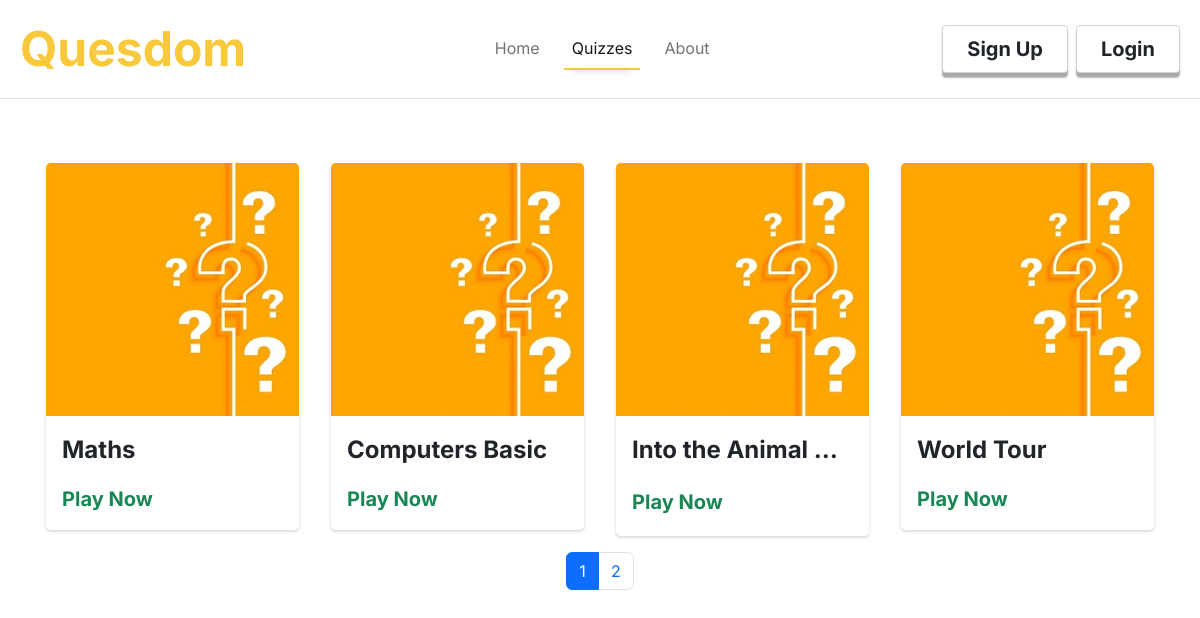
/allquizzes, run on an earlier commit of the app's database.
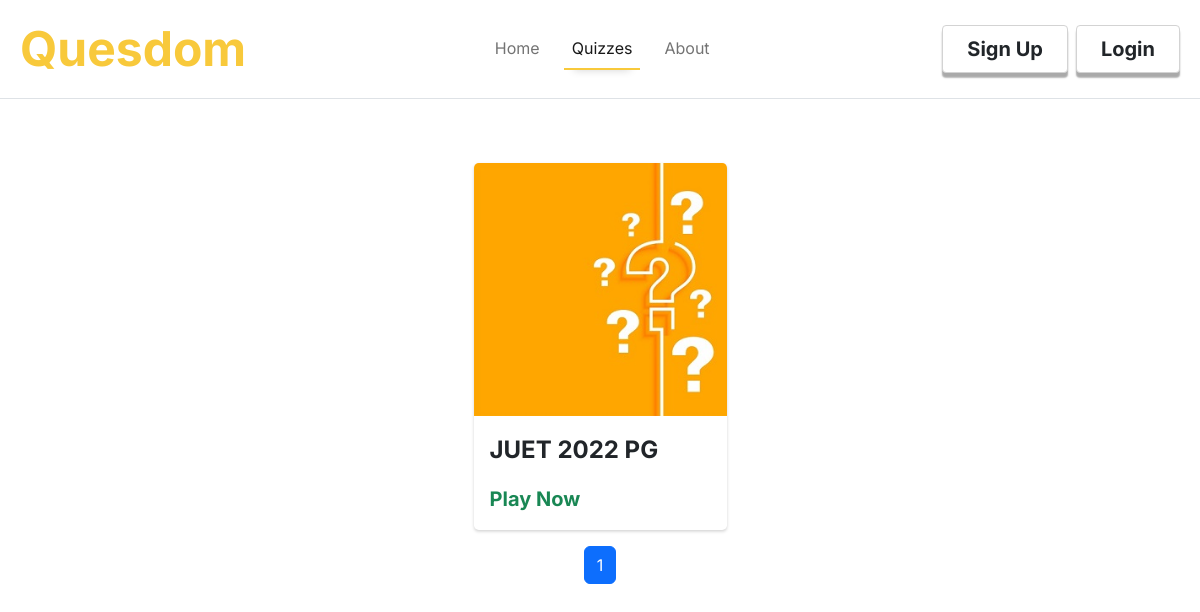
And on a later commit of the database.
### quesdom/models.py (models this page shows, shortened)
class Quizzes(db.Model):
    id = db.Column(db.Integer, primary_key = True)
    quiz_title = db.Column(db.String(30), nullable= False)
    quiz_description = db.Column(db.String(200), nullable=False)
    quiz_category = db.Column(db.String(20), nullable=False)
    quiz_difficulty = db.Column(db.String(10), nullable=False)
    timed = db.Column(db.Boolean, nullable = False)
    date_created = db.Column(db.DateTime, nullable=False, default=datetime.utcnow)
    author = db.Column(db.Integer, db.ForeignKey('users.id'), nullable=False)
    created_by = db.relationship('Users',backref='created_by',lazy=True,overlaps="quizzes,quizzes")
    questions = db.relationship('Questions',backref='contains',cascade="all, delete-orphan",lazy=True)
    class_id = db.Column(db.Integer, db.ForeignKey('classrooms.id'), nullable=True)

### quesdom/routes.py (the view)
@app.route('/allquizzes')
def allquizzes():
    page = request.args.get('page',1, int)
    quizzes = Quizzes.query.filter_by(class_id = None).paginate(per_page = 4,page = page)
    return render_template('allquizzes.html',title='All Quizzes',quizzes=quizzes)

### quesdom/templates/allquizzes.html (shortened to what this page needs)
{%extends "layout.html"%}
{%block content%}
<div class="content-section justify-content-center row pt-md-5">
    {%if quizzes.query.count() == 0 %}
    <div class="col-10 col-md-6 btn btn-lg btn-light p-5 d-flex border justify-content-center mt-5 align-items-center">Quizzes will be added soon</div>
    {%else%}
    {%for quiz in quizzes.items%}
        <div class="col-10 col-sm-6 col-md-3 p-5 p-md-3">
            <div class="my-card" style="border-radius: 0.3rem; box-shadow: 0 0.1rem 0.2rem 0rem lightgrey; background-color: white;">
                <a href="{{url_for('quizdetails',quiz_id = quiz.id)}}" >
                    <div class="img-section" style="border-radius: 0.3rem 0.3rem 0 0; height: min-content; overflow: hidden;">
                        <img src="../static/quiz.jpg" class="img-fluid" style="width: 100%;"/>
                    </div>
                </a>
                <div class="text-section py-3 mx-3">
                    <a href="{{url_for('quizdetails',quiz_id = quiz.id)}}" class="text-decoration-none">
                        <p class="fs-4 fw-bold text-dark" style="text-overflow:ellipsis; white-space: nowrap; overflow: hidden;">{{quiz.quiz_title}}</p>
                    </a>
                    <div class="w-100 d-flex align-items-center justify-content-between">
                        <a href="{{url_for('playquiz',quiz_id=quiz.id)}}" class="fw-bold fs-5 text-success play-link">Play Now</a>
                        {%if quiz.timed %}
                            <a href="#"  data-bs-toggle="tooltip" data-bs-title="Questions in this quiz must be answered within a certain duration"><i class="ms-2 fs-4 bi bi-stopwatch-fill text-dark"></i>
                            </a>
                        {%endif%}
                    </div>
                </div>
            </div>
        </div>
    {%endfor%}
    <nav aria-label="..." class="d-flex justify-content-center">
        <ul class="pagination">
          {% for page_num in quizzes.iter_pages() %}
            {% if page_num %}
                {% if quizzes.page == page_num %}
                    <li class="page-item"><a class="active page-link" href="{{url_for('allquizzes',page=page_num)}}">{{page_num}}</a></li>
                {% else %}
                    <li class="page-item"><a class="page-link" href="{{url_for('allquizzes',page=page_num)}}">{{page_num}}</a></li>
                {% endif %}
            {% else %}
                <li class="page-item"><span>...</span></li>
            {% endif %}
          {% endfor %}
        </ul>
      </nav>
    {% endif %}
</div>
{%endblock%}

### quesdom/templates/layout.html (shortened to what this page needs)
<!DOCTYPE html>
<html lang="en">
  <head>
    <link rel="stylesheet" href="{{ url_for('static',filename='styles.css') }}"/>
    <link rel="stylesheet" href="{{ url_for('static',filename='../static/bootstrap-icons-1.9.1/bootstrap-icons.css') }}">
    <link href="{{ url_for('static',filename='../static/bootstrap-5.2.0-dist/css/bootstrap.min.css') }}" rel="stylesheet">
  </head>
  <body  style="height: 100vh; font-family: Inter; background-image: url('../static/bubble.png');" onload="adjustLoginBtn();">
    <nav class="px-2 navbar navbar-expand-lg bg-opacity-50 bg-white border-bottom">
      <div class="container-fluid">
        <a class="navbar-brand fw-bolder" href="{{url_for('home')}}"><span class="brand-text">Quesdom</span></a>
        <div class="collapse navbar-collapse" id="navbarSupportedContent">
          <ul class="ms-auto navbar-nav me-auto mb-2 mb-lg-0">
                    <li class="nav-item ">
                      <a class="nav-link {%if title=='Home' %} active {%endif%} text-center" aria-current="page" href="{{url_for('home')}}">Home</a>
                    </li>
                      <li class="nav-item">
                        <a class="nav-link {%if title=='All Quizzes' %} active {%endif%} text-center mx-3" href="{{url_for('allquizzes')}}">Quizzes</a>
                      </li>
                      <li class="nav-item">
                        <a class="nav-link {%if title=='About Page' %} active {%endif%} text-center" href="{{url_for('about')}}">About</a>
                      </li>
          </ul>
            {% if current_user.is_authenticated %}
              <div class="login-btn d-flex justify-content-center">
                <a style="border: 1px solid lightgrey; transition: 0.2s;" class="bg-white login-btn-inner fw-bold px-4 py-2  text-dark btn fs-5 rounded-1 me-2" type="button" href="
                {%if current_user.role == 'Admin'%}
                  {{url_for('admin_indexquiz')}}
                {%elif current_user.role == 'Teacher'%}
                  {{url_for('teacher_indexclassrooms')}}
                {%elif current_user.role == 'Player'%}
                  {{url_for('player_account')}}
                {%else%}
                  {{url_for('student_account')}}
                {%endif%}
                  ">Dashboard</a>
                <a style="border: 1px solid lightgrey; transition: 0.2s;" class="bg-white login-btn-inner fw-bold px-4 py-2 btn text-dark fs-5 rounded-1 me-2" type="button" href="{{url_for('logout')}}">Logout</a>
              </div>
            {% else %}
              <div class="login-btn d-flex justify-content-center">
                <a style="border: 1px solid lightgrey; transition: 0.2s;" class="bg-white login-btn-inner fw-bold px-4 py-2 btn text-dark fs-5 rounded-1 me-2" type="button" href="{{url_for('registertype')}}">Sign Up</a>
                <a style="border: 1px solid lightgrey; transition: 0.2s;" class="bg-white login-btn-inner fw-bold px-4 py-2 btn text-dark fs-5 rounded-1" type="button" href="{{url_for('login')}}">Login</a>
              </div>
            {%endif%}
      </div>
    </nav>
    <div class="container">
            {%block content%}{%endblock%}
          </div>
</body>
</html>

### quesdom/static/styles.css (style rules this page uses)
:root { --main-color: rgb(248,201,59); }
.nav-link { border-bottom: 2px solid darkgrey; }
.brand-text { font-size: 3rem; color: var(--main-color); }
.login-btn-inner { box-shadow: 0 0.3rem 0.1rem 0 darkgrey; }
@media (min-width: 1200px) { .nav-link.active { border-bottom: 2px solid var(--main-color); box-shadow: 0 10px 0.5rem -10px lightgrey; } }
@media (max-width: 1200px) { .nav-link { border-bottom: none; } }
@media (max-width: 1200px) { .navbar { border-bottom: 1px solid lightgrey; } }
.play-link { text-decoration: none; }
.my-card { transition: 0.3s; cursor: pointer; }

What changed in the data, as far as the page shows it:
removed Quizzes: quiz_title "Maths"
removed Quizzes: quiz_title "Computers Basic"
removed Quizzes: quiz_title "Into the Animal…", timed True (drawn)
removed Quizzes: quiz_title "World Tour"
added Quizzes: quiz_title "JUET 2022 PG"
Also different on the page:
list line gone: "2"
